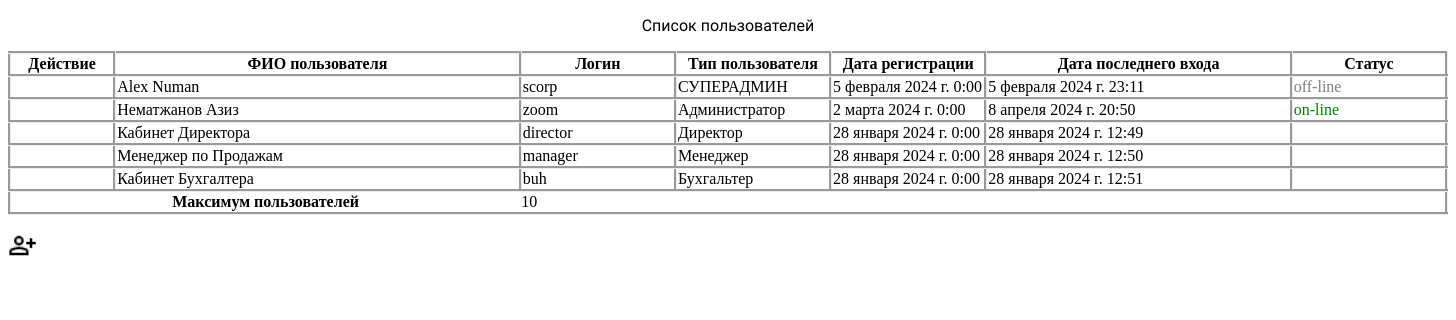
The page /users_list/ on the database as committed earlier.
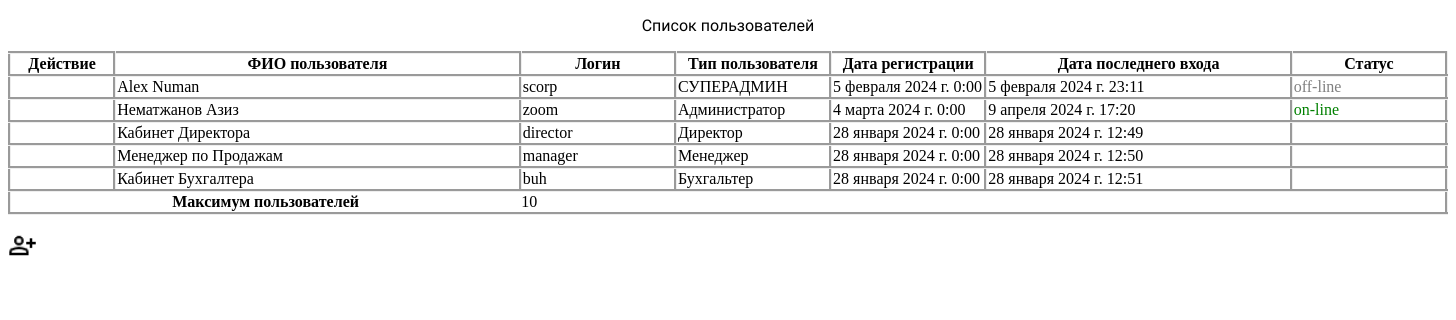
The same page on the database as committed later.
### firstapp/models.py (models this page shows)
class Users(models.Model):  #Класс для создания нового пользователья
    user_name = models.CharField(max_length=50)                            # ФИО нового пользователья
    user_birth = models.DateField(auto_now=False)                          # Дата рождения
    user_adress = models.CharField(max_length=50)                          # Адрес
    user_email = models.EmailField()                                       # Эл.почта
    user_tel = models.CharField(max_length=10)                             # Сотовый телефон
    user_login = models.CharField(max_length=50)                           # Логин
    user_pass = models.CharField(max_length=50)                            # Пароль
    user_type = models.CharField(max_length=50)                            # Тип пользователя
    user_regist_date = models.DateTimeField()                              # Дата регистрации
    user_login_date = models.DateTimeField()                               # Дата последнего входа
    user_status = models.CharField(max_length=10, default='off-line')      # Статус пользователя

### firstapp/views.py (the view)
# urls.py: path('users_list/', views.users_list),
def users_list(request):
    people = Users.objects.values()
    return render(request, 'users_list.html', context={'db_data': people})

### firstapp/templates/users_list.html (shortened to what this page needs)
<!DOCTYPE html>
{% load static %}
<html lang="en">
<head>
    <link rel="stylesheet" type="text/css" href="{% static 'css/users_list.css' %}">
    <link rel="stylesheet" type="text/css" href="{% static 'css/settings.css' %}">
</head>
<body>
<div>
    <table class="table">
         <caption>
             Список пользователей
         </caption>
        <thead>
        <tr>
            <th style="width: 100px;" class="users_table">Действие</th>
            <th style="width: 400px;" class="users_table"> ФИО пользователя</th>
            <th style="width: 150px;" class="users_table">Логин</th>
            <th style="width: 150px;" class="users_table">Тип пользователя</th>
            <th style="width: 150px;" class="users_table">Дата регистрации</th>
            <th style="width: 300px;" class="users_table">Дата последнего входа</th>
            <th style="width: 150px;" class="users_table">Статус</th>
        </tr>
        </thead>
        <tbody id="users_table">
        {% for i in db_data %}
        <tr>
            <td class="users_table"></td>
            <td class="users_table"> {{i.user_name}}</td>
            <td class="users_table">{{i.user_login}}</td>
            <td class="users_table">{{i.user_type}}</td>
            <td class="users_table">{{i.user_regist_date}}</td>
            <td class="users_table">{{i.user_login_date}}</td>
            <td class="users_table">{{i.user_status}}</td>
            {% endfor %}
        </tbody>
        <tfoot>
    <tr>
      <th scope="row" colspan="2">Максимум пользователей</th>
      <td colspan="2">10</td>
    </tr>
  </tfoot>
    </table>
    <span data-tooltip='Добавить пользователя' class ='tooltip'> <img style="width: 2%; height: 2%;" src="{% static 'img/person_add.png' %}" class="add_person" id="add_new_user"> </span>
</div>
</body>
</html>

Rows that differ between the two databases and show on the page:
changed Users "Нематжанов Азиз": user_regist_date "2 марта 2024 г. 0:00" → "4 марта 2024 г. 0:00"; user_login_date "8 апреля 2024 г. 20:50" → "9 апреля 2024 г. 17:20"
